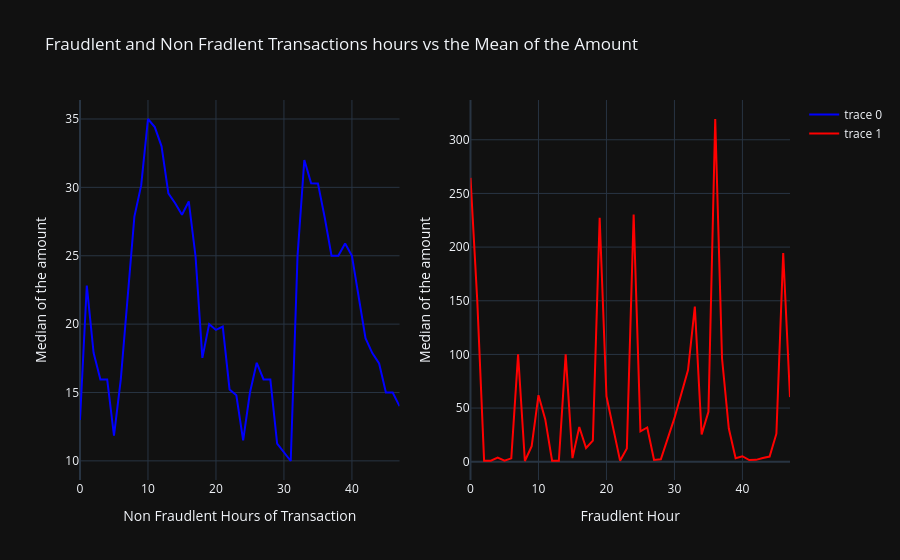

Here is the notebook cell this chart was saved with:
### Code cell
fig = make_subplots(rows = 1,cols = 2)
fig.add_trace(
    go.Scatter(x = temp[temp["Class"]==0]["Hours"],y = temp[temp["Class"]==0]["median"],mode = "lines",
              line = dict(color = "blue")),row = 1, col = 1
)
fig.add_trace(
    go.Scatter(x = temp[temp["Class"]==1]["Hours"],y=temp[temp["Class"]==1]["median"],mode = "lines",
              line = dict(color = "red")),row = 1,col = 2
)
fig.update_layout(template = "plotly_dark",
                 xaxis1_title = "Non Fraudlent Hours of Transaction",
                 yaxis1_title = "Median of the amount",
                 xaxis2_title = "Fraudlent Hour",
                 yaxis2_title = "Median of the amount",
                 title = "Fraudlent and Non Fradlent Transactions hours vs the Mean of the Amount")
fig.show()

### Figure 1 — Plotly figure (JSON) as saved in the notebook; plotly's stock layout.template omitted (floating-point values rounded to 4 significant figures)
{"data": [{"line": {"color": "blue"}, "mode": "lines", "type": "scatter", "x": [0, 1, 2, 3, 4, 5, 6, 7, 8, 9, 10, 11, 12, 13, 14, 15, 16, 17, 18, 19, 20, 21, 22, 23, 24, 25, 26, 27, 28, 29, 30, 31, 32, 33, 34, 35, 36, 37, 38, 39, 40, 41, 42, 43, 44, 45, 46, 47], "xaxis": "x", "y": [12.99, 22.82, 17.9, 15.95, 15.95, 11.85, 15.96, 21.95, 27.86, 30.14, 35, 34.41, 33, 29.56, 28.84, 28, 28.97, 24.95, 17.53, 20, 19.57, 19.82, 15.23, 14.79, 11.5, 15, 17.17, 15.95, 15.95, 11.27, 10.59, 9.99, 24.99, 32, 30.3, 30.29, 27.8, 25, 25, 25.9, 24.99, 21.95, 18.98, 17.88, 17.12, 15, 15, 14], "yaxis": "y"}, {"line": {"color": "red"}, "mode": "lines", "type": "scatter", "x": [0, 1, 2, 3, 4, 5, 6, 7, 8, 9, 10, 11, 12, 13, 14, 15, 16, 17, 18, 19, 20, 21, 22, 23, 24, 25, 26, 27, 28, 30, 32, 33, 34, 35, 36, 37, 38, 39, 40, 41, 42, 43, 44, 45, 46, 47], "xaxis": "x2", "y": [264.5, 149.5, 1, 1, 3.86, 1, 3.12, 99.99, 0.68, 14.46, 62.01, 39.45, 1, 1, 99.99, 3.395, 32.31, 12.83, 19.59, 227.3, 60.98, 30.5, 1, 12.31, 230.2, 28.38, 31.95, 1.64, 2.27, 40.61, 85.44, 144.6, 25.5, 46.45, 319.4, 96.4, 30.96, 3.245, 5.11, 1.59, 1.735, 3.52, 4.795, 26.14, 194.5, 60.21], "yaxis": "y2"}], "layout": {"autosize": true, "title": {"text": "Fraudlent and Non Fradlent Transactions hours vs the Mean of the Amount"}, "xaxis": {"anchor": "y", "autorange": true, "domain": [0, 0.45], "range": [0, 47], "title": {"text": "Non Fraudlent Hours of Transaction"}, "type": "linear"}, "xaxis2": {"anchor": "y2", "autorange": true, "domain": [0.55, 1], "range": [0, 47], "title": {"text": "Fraudlent Hour"}, "type": "linear"}, "yaxis": {"anchor": "x", "autorange": true, "domain": [0, 1], "range": [8.601, 36.39], "title": {"text": "Median of the amount"}, "type": "linear"}, "yaxis2": {"anchor": "x2", "autorange": true, "domain": [0, 1], "range": [-17.02, 337.1], "title": {"text": "Median of the amount"}, "type": "linear"}}}
